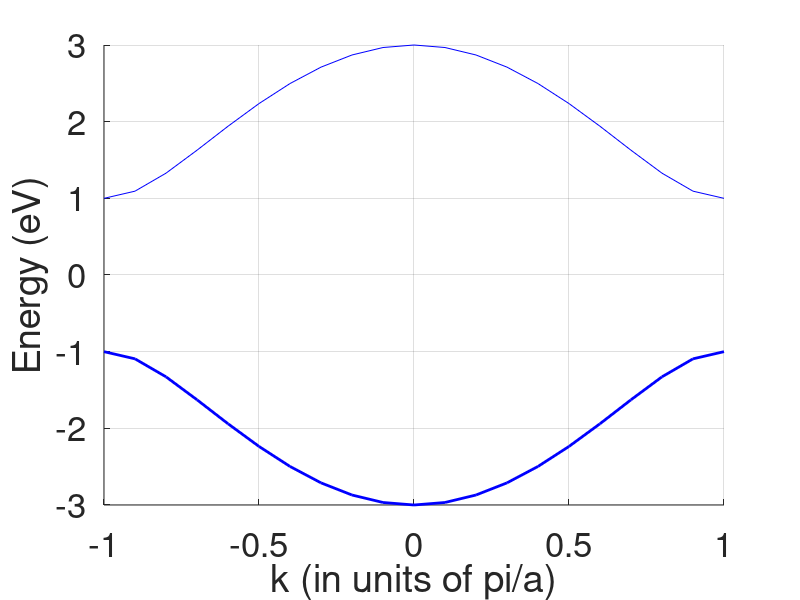

Reproduce this figure in MATLAB.
clear all
close all

k = linspace(-1,1,21);
a = 2;
b = 1;
E1 = sqrt( a^2 + b^2 + 2*a*b.*cos(pi*k) );
hold on
h = plot(k, E1, 'b');
h = plot(k, -E1, 'b');
set(h,'linewidth', [2.0])
set(gca,'Fontsize', [25])
xlabel('k (in units of pi/a)')
ylabel('Energy (eV)')
grid on